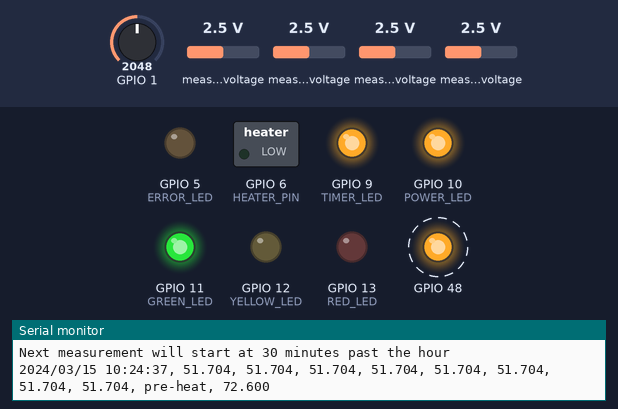
This sketch was run on a simulated ESP32-S3. Shown: switched loads named in the sketch (green lamp = pin HIGH), output pins drawn as LEDs (lit = HIGH), the last lines printed to the serial monitor. Dashed ring = blinking. Inputs (shaded band) come from the test bench; at power-on: measured voltage 2.5 V, GPIO 1 = 2048. The local clock reads 2024-03-15 10:24:30 at power-on unless the sketch sets it; storage starts empty.

Above: at 7.8 s.
7.9 s: measured voltage (sensor 200) set to 0.1 V
At 8.8 s:
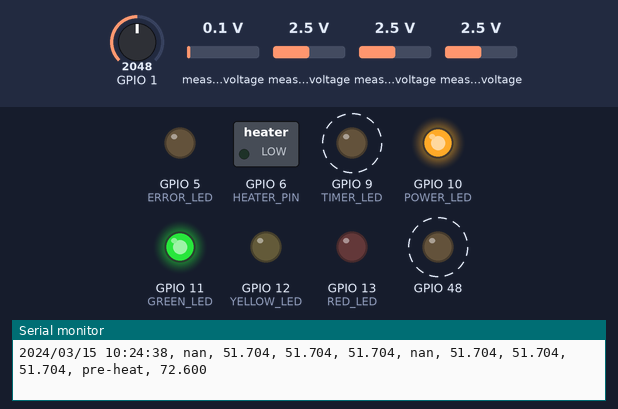
15.6 s: measured voltage (sensor 201) set to 0.1 V
At 27.6 s:
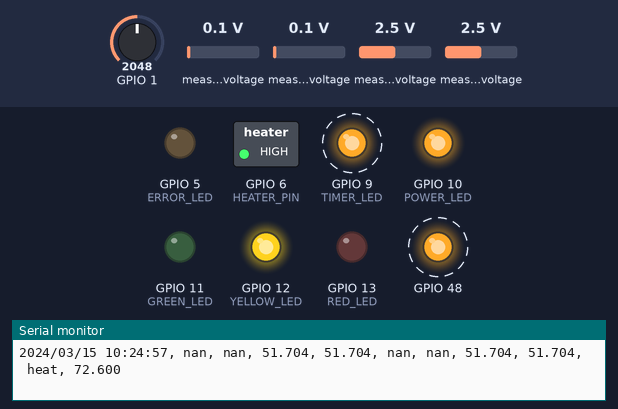
29.6 s: measured voltage (sensor 202) set to 0.1 V
33.1 s: measured voltage (sensor 203) set to 0.1 V
36.6 s: measured voltage (sensor 200) set to 1.2 V
40.1 s: GPIO 1 set to 122
Timing chart, 0 to 55.1 s (numbered marks = the images above; inputs shaded):
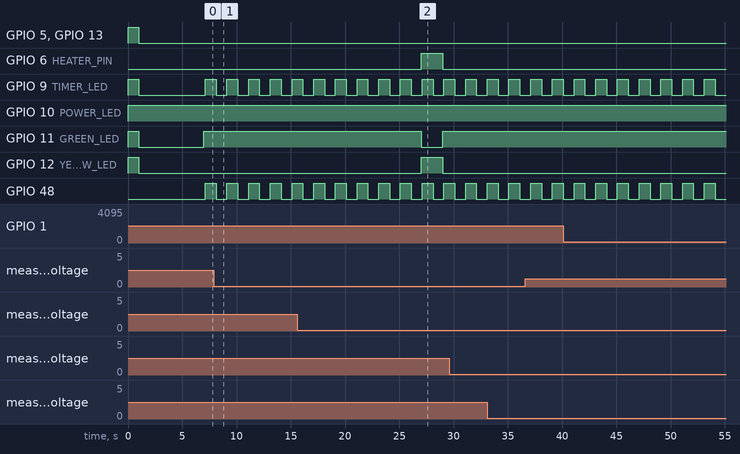

Measured:
- by itself, GPIO 9 (TIMER_LED), GPIO 48: alternates HIGH for 1.0 s and LOW for 1.0 s

The sketch:

sap_flow.ino
```cpp
/* SAP FLOW SENSOR
    Developped and tested on this system:
    https://github.com/NextGen-Environmental-Sensor-Lab/NGENS_SapFlowSensor
    Based on J.Belity paper https://www.sciencedirect.com/science/article/pii/S2468067222000967#b0080

    NEXTGEN SENSOR LAB, ASRC, CUNY. RTOLEDO-CROW OCT 2023
 */


/* Stefan's notes

I'm changing the temp calculation to turn any value outside a reasonable range to NaN.
This is just to make the output prettier.

I modified writeSD() so that it composes the full string to be written and writes it
with a single println() call. The same exact string is printed to serial, including the timestamp.

I'm getting all bad values from the thermistors, even with probes hooked up. I don't know why.

I refactored the timestamp printing code. Now it uses a consistent format.
I added an overload of printDateTime() with no argument -- it prints the current timestamp.

I'm really confused by the sleeping and waking code. Is it really programmed to go to sleep at 2:09 AM
and wake up at 2:10 AM?
Evonne says yeah. Ok, then...

Let's look at the ADC calculations. I see we're setting the gain to "ONE", which means +/-4.096V.
The reference voltage is 2.5V. So at nominal temperature, it should be 1.25V. With the 16-bit signed
format, it should read basically 10000 at nominal voltage. That's interesting.
The code divides 20000 by the reading, subtracts 1, then multiplies by 10000.
I've verified the calculation. Remember the thermistor is on the top of the voltage divider!
Then there's some calculation to turn that into temperature. I'll just take that on faith.

So why are we reading bad values? Well the multimeter agrees the analog inputs are at 0V.
If the ADC reads 0V, the calculation would give NaN. If it reads 1 we would get 19.58E9 C.
If it reads -1, we would get something similar negative. And those three values are what we're seeing!
Oh! The ADCs are powered from the uC, but the voltage reference is powered from 6V from the battery!

How much precision can we actually get from the thermistor and ADC?
A quick Excel sheet says if the ADC reading increases from 10000 to 10001, the calculated temperature
will change from 25.25439 to 25.25918. So the third place after the decimal is the last meaningful digit.
This also means that we aren't going to do much better than two places after the decimal that we had before.
We can do a little better by increasing the ADC gain.
If I increase the gain to 2x, our max reading is 2.048V, which corresponds to 51.7 C. That seems
perfectly acceptable. We can't increase the gain to 4x without cutting off at 16.6 C.

So I'll increase the gain to 2x. That will at least increase our resolution to 0.0024 C.
I'm also changing MAX_ADC to 40000 to compensate.


Is it really using the RTC alarms to schedule turning the heat on and off during the measurement cycle?
But the measurement cycle is looping on a 1000ms delay(). This could have bad consequences.
The RTC alarm isn't an interrupt, we're polling it. But we only poll it once per second. But it isn't
*exactly* a second, it's a second plus overhead. So there's bound to be slippage.
This means that the clock time from the RTC (and presumably the alarms too) will advance by 1 second
usually, and 2 seconds occasionally. So the 5 second heat pulse is really a 5 unit heat pulse, and
occasionally it will be a 4 unit heat pulse.
I collected the 100k+ timestamps from the SD card, filtered out the irrelevant ones, and did a frequency
analysis. 112851 1-steps, 13289 2-steps. That's 11.7%! If my calculations are correct, each period is
1.105 seconds long!
So 88.3% of the heat pulses are 5.525 seconds long, and 11.7% are 4.420 seconds long.
Ok. Can I corroborate this with the dataset?
A more direct way to check this. I counted the number of "heat" measurement lines between "pre-heat" and
"post-heat". 1.6% of the time there are only 4 "heat" lines. So not as bad as I thought.
This needs to be fixed.


Ok, let's get back to the issues I came here to look at.
How about battery level? That should be easy. Done!


Now for dumping the contents. The data rate of Serial will be a problem for dumping the whole file.
There's currently 15MB, which would take 17 minutes even at 115200 (and maybe even longer).
Huh. The definition of Serial.begin() ignores the baud rate! So maybe it's faster than 115200, maybe
much faster
I just measured it as 17.9 kB/s, which is a little faster than 115200.
Evonne says they're running a measurement cycle every 30 minutes. That comes out to 27 seconds per day.
Not too bad for a first pass!
Perhaps at the end of the dump, we should move the existing data to a timestamped file, and start over.
Then each dump will include only the data since the last dump, but all data is preserved.


## 2024-08-04

TODO
  Include voltage in every row of the data
  Low battery cutoff
    (What voltage?)
  Timing issue with the data
    The data shows a bit of a stair-steppy thing every couple of seconds.
    I think that's because the measurement loop is using delay() for timing.
  Work on data extraction time (lower priority)


I did a bunch of refactoring
  Moved some global variables into inner scopes
  Used a strong enum for heating states

How exactly are the two alarms being used?
  It seems alarm 2 is used for putting the system to sleep
  Alarm 1 is used to time out the three measurement phases

A problem with the dump procedure
  When you plug in the USB to the laptop, you have to wait for a whole measurement cycle before the dump command is read!

What is the purpose of fireAlarm2()?
  I'll bet it's the source of the clock drift Evonne mentioned
  But why is it even there?
  I think I know. If both alarms are cleared, the system will power off in deployment conditions.
  If the system didn't wake due to alarm 2 firing, then clearing alarm 1 might power it off.
    That could be because the device is on USB power, or because someone pushed the button to wake it early.
  Alarm 1 can be set for seconds, but alarm 2 is only set for minutes.
  So here's a better way, that doesn't involve changing the current time
    Just set alarm 2 to go off at the current minute.
    I've implemented that.


*/

#include <RTClib.h>
#include <SD.h>
#include <Adafruit_ADS1X15.h>
/// T is the period between measurement events
// This should evenly divide an hour, because we set the alarm to the next multiple.
#define T_MINS 30
/// PREH is the measurement period before heat on
#define PREH_SECS 20
/// H is the period to apply heat
#define H_SECS 2
/// POTSTH is the measurement period after heat
#define POSTH_SECS 120

// ......|______|----|_____________|...................... |____|----|_____________|
//         PREH   H       POSTH
//.......|............................T....................|....................
/// note: T > PREH + H + POSTH > TS
#define DEVICE_NAME "SF_03"
#define FILE_NAME DEVICE_NAME ".txt"
// states (periods) in cycle
enum class HeatingState
{
  PREHEAT,
  HEAT,
  POSTHEAT,
  END,
};
//
#define HEATER_PIN 6

// A battery voltage of 0.9V per cell is a commonly cited cutoff voltage for NiMH cells
#define ENABLE_VOLTAGE_CUTOFF (0)
#define VOLTAGE_CUTOFF (0.9 * 8)

RTC_DS3231 rtc_ds3231;
Adafruit_ADS1115 ads1, ads2;
bool ledToggle = true;
float tempC1, tempC2, tempC3, tempC4, tempC5, tempC6, tempC7, tempC8;

// The red LED at the top of the shares a pin with the on-board red LED
#define RED_LED 13
#define YELLOW_LED 12
#define GREEN_LED 11
#define POWER_LED 10
#define TIMER_LED 9
#define ERROR_LED 5


/*
*/
void setup() {
  Serial.begin(9600); // Baud rate ignored on this platform

  // Make sure to drive the heater pin low immediately.
  // Otherwise the gate may float up and turn on the heater!
  pinMode(HEATER_PIN, OUTPUT);
  digitalWrite(HEATER_PIN, LOW);

  // Turn on all LEDs for 1 second on power up
  pinMode(RED_LED, OUTPUT);
  pinMode(YELLOW_LED, OUTPUT);
  pinMode(GREEN_LED, OUTPUT);
  pinMode(POWER_LED, OUTPUT);
  pinMode(TIMER_LED, OUTPUT);
  pinMode(ERROR_LED, OUTPUT);
  digitalWrite(RED_LED, 1);
  digitalWrite(YELLOW_LED, 1);
  digitalWrite(GREEN_LED, 1);
  digitalWrite(POWER_LED, 1);
  digitalWrite(TIMER_LED, 1);
  digitalWrite(ERROR_LED, 1);
  delay(1000);

  digitalWrite(RED_LED, 0);
  digitalWrite(YELLOW_LED, 0);
  digitalWrite(GREEN_LED, 0);
  // Leave power LED on
  digitalWrite(TIMER_LED, 0);
  digitalWrite(ERROR_LED, 0);
  delay(1000);

  digitalWrite(POWER_LED, 1);
  delay(4000);


  Serial.println(__FILE__);

  pinMode(LED_BUILTIN, OUTPUT);
  digitalWrite(LED_BUILTIN, LOW);

  initializeSD_ADC(); // this first for debugging info

  if (!rtc_ds3231.begin()) {
    Serial.println("Couldn't find RTC!");
    writeTextSD("Couldn't find RTC!");
    errorBlinkLoop();
  }
  else {
    Serial.println("RTC set");
    writeTextSD("\n");
    writeTextSD(" RTC set");
  }

  // uncomment to adjust time and immediately reupload with comment
  // rtc_ds3231.adjust(DateTime(F(__DATE__), F(__TIME__)) + TimeSpan(0,0,0,1  ));

  rtc_ds3231.disable32K();
  rtc_ds3231.writeSqwPinMode(DS3231_OFF);

  fireAlarm2(); // check to see if we are here because of button press

  printDateTime();
  Serial.println(" current RTC date/time");
  //RTC adjust
  if (rtc_ds3231.lostPower()) {
    digitalWrite(TIMER_LED, 1);
    DateTime dt = inputDateTime();
    if (dt.isValid())
      rtc_ds3231.adjust(dt);
    digitalWrite(TIMER_LED, 0);
  }

  // If the user requested an SD dump, do so
  checkForDumpCommand();

  writeHeaderSD();

#if ENABLE_VOLTAGE_CUTOFF
  float voltage = measureVoltage();
  if (voltage < VOLTAGE_CUTOFF)
  {
    String message;
    message += "Battery pack voltage is ";
    message += String(voltage, 3);
    message += "V which is below the cutoff of ";
    message += String(VOLTAGE_CUTOFF, 3);
    message += "V. The measurement cycle will be skipped.\n";

    Serial.print(message);
    writeTextSD(message);

    // Go to sleep until the next wakeup time
    putToSleep(rtc_ds3231.now() + TimeSpan(0, T_HRS, T_MINS, T_SECS));
  }
  else
#endif
  {
    // Set the alarm before the measurement cycle. Otherwise you need let it
    // run a full measurment cycle while programming or it won't wake up!
    setNextAlarm();
    measurementCycle();
  }
  turnOff();
}

/* The loop() is only reached when under USB power!

*/
void loop() {

  Serial.println("Entered loop() -- we must be on USB power");

  checkForDumpCommand();

  delay(1000);
}


void measurementCycle()
{
  HeatingState heatingState = HeatingState::PREHEAT;

  // Delay execution until the clock rolls over to the next second to align execution.
  waitForNextSecond();

  const int fullCycleSeconds = PREH_SECS + H_SECS + POSTH_SECS;
  for (int i = 0; i < fullCycleSeconds; ++i)
  {
    if (i < PREH_SECS)
    {
      // Spend this second in preheat
      heatingState = HeatingState::PREHEAT;
    }
    else if (i < PREH_SECS + H_SECS)
    {
      // Spend this second in heat
      heatingState = HeatingState::HEAT;

    }
    else
    {
      // Spend this second in postheat
      heatingState = HeatingState::POSTHEAT;

    }

    if (heatingState == HeatingState::HEAT)
    {
      heaterOn();
    }
    else
    {
      heaterOFF();
    }

    readThermistor();
    writeSD(heatingState);

    // Toggle the LED, but don't delay 1 second. Instead poll the RTC time until we reach the next second.
    toggleLedDelay(0);
    digitalWrite(TIMER_LED, !digitalRead(TIMER_LED));
    waitForNextSecond();
  }

  digitalWrite(GREEN_LED, LOW);
}


// This will sleep until the next multiple of T_MINS.
// If T_MINS is 30, it will sleep until the minute hand says 0 or 30.
// If T_MINS is 2, it will sleep until the minute hand says 0, 2, ... 58.
// Important: If the measurement cycle time is more than T_MINS, it will not take a measurement cycle every T_MINS.
//            For examplle, if T_MINS = 2 but the measurement cycle takes 3 minutes, it will actually measure every 4 minutes!

// This will set the alarm for the next measurement
void setNextAlarm()
{

  DateTime currentTime = rtc_ds3231.now();
  int nextMinute = currentTime.minute() + 1;
  while (nextMinute % T_MINS)
  {
    nextMinute++;
  }
  if (nextMinute >= 60)
  {
    nextMinute -= 60;
  }
  Serial.print("Next measurement will start at ");
  Serial.print(nextMinute);
  Serial.println(" minutes past the hour");

  // We're ignoring the year through hour, only alarming on the minute and second fields.s
  DateTime wakeTime = DateTime(0, 0, 0, 0, nextMinute, 0);

  rtc_ds3231.disableAlarm(1);
  rtc_ds3231.clearAlarm(1);
  digitalWrite(LED_BUILTIN, LOW);

  // Sleep until the minutes match.
  if (!rtc_ds3231.setAlarm2(wakeTime, DS3231_A2_Minute))
    Serial.println("Error, A2 T wasn't set!");

}

void turnOff()
{
  rtc_ds3231.clearAlarm(2);  // POWER OFF
}


// This will sleep until the next multiple of T_MINS.
// If T_MINS is 30, it will sleep until the minute hand says 0 or 30.
// If T_MINS is 2, it will sleep until the minute hand says 0, 2, ... 58.
// Important: If the measurement cycle time is more than T_MINS, it will not take a measurement cycle every T_MINS.
//            For examplle, if T_MINS = 2 but the measurement cycle takes 3 minutes, it will actually measure every 4 minutes!
void sleepUntilNextMeasurement()
{

  DateTime currentTime = rtc_ds3231.now();
  int nextMinute = currentTime.minute() + 1;
  while (nextMinute % T_MINS)
  {
    nextMinute++;
  }
  if (nextMinute >= 60)
  {
    nextMinute -= 60;
  }
  Serial.print("Next measurement will start at ");
  Serial.print(nextMinute);
  Serial.println(" minutes past the hour");

  // We're ignoring the year through hour, only alarming on the minute and second fields.s
  DateTime wakeTime = DateTime(0, 0, 0, 0, nextMinute, 0);

  rtc_ds3231.disableAlarm(1);
  rtc_ds3231.clearAlarm(1);
  digitalWrite(LED_BUILTIN, LOW);

  // Sleep until the minutes match.
  if (!rtc_ds3231.setAlarm2(wakeTime, DS3231_A2_Minute))
    Serial.println("Error, A2 T wasn't set!");

  rtc_ds3231.clearAlarm(2);  // POWER OFF
}

/* Manually fire alarm 2, if the system didn't power on because alarm 2 fired.
   Otherwise we might power off when we clear alarm 1.
*/
void fireAlarm2() {
  // If alarm 2 is already fired, no need to do the following
  if (rtc_ds3231.alarmFired(2))
  {
    return;
  }

  // Store the current alarm 2 settings so we can restore them after
  DateTime currentAlarm2 = rtc_ds3231.getAlarm2();
  auto currentAlarm2Mode = rtc_ds3231.getAlarm2Mode();

  // Set alarm 2 to go off when the minutes match the current minute
  rtc_ds3231.setAlarm2(rtc_ds3231.now(), DS3231_A2_Minute);

  // It's remotely possible that the minute will roll over between getting the current time
  // and setting the alarm. If alarm 2 still isn't fired, try again.
  if (!rtc_ds3231.alarmFired(2))
  {
    rtc_ds3231.setAlarm2(rtc_ds3231.now(), DS3231_A2_Minute);
  }

  // If we still didn't get it, print an error message. Could be a misunderstanding.
  if (!rtc_ds3231.alarmFired(2))
  {
    Serial.println("Unable to fire alarm 2 manually!");
  }

  // Restore the previous alarm 2 settings
  rtc_ds3231.setAlarm2(currentAlarm2, currentAlarm2Mode);
}
```

Source omitted: functions.ino (11895 bytes)
